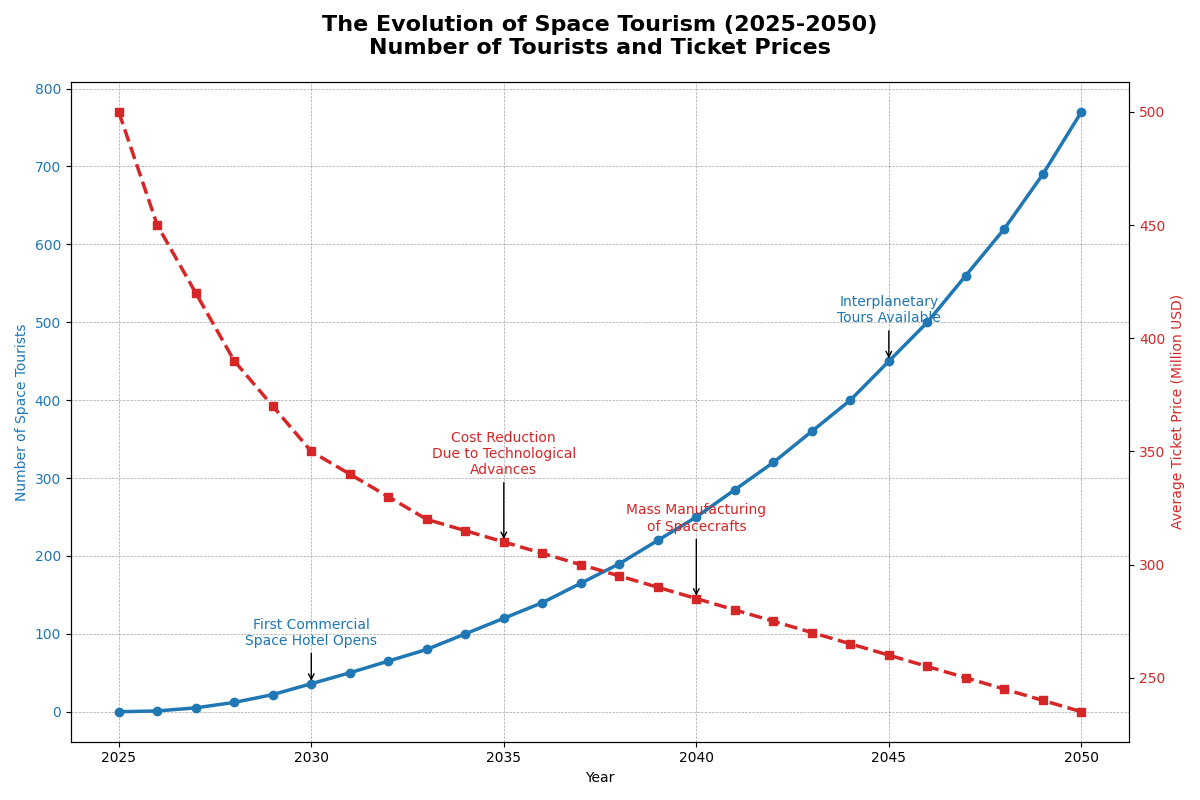

This figure's Python source:
import matplotlib.pyplot as plt
import numpy as np

# Backstory: The Evolution of Space Tourism 

# Data for years and number of space tourists
years = np.arange(2025, 2051)
num_space_tourists = [
    0, 1, 5, 12, 22, 36, 50, 65, 80, 100, 120, 140, 
    165, 190, 220, 250, 285, 320, 360, 400, 450, 
    500, 560, 620, 690, 770 
]

# Average ticket price (in millions of USD)
avg_ticket_price = [
    500, 450, 420, 390, 370, 350, 340, 330, 320, 315, 
    310, 305, 300, 295, 290, 285, 280, 275, 270, 
    265, 260, 255, 250, 245, 240, 235
]

# Create a figure with two subplots
fig, ax1 = plt.subplots(figsize=(12, 8))

# First subplot: Line plot of the number of space tourists
color1 = 'tab:blue'
ax1.set_xlabel('Year')
ax1.set_ylabel('Number of Space Tourists', color=color1)
ax1.plot(years, num_space_tourists, color=color1, linewidth=2.5, marker='o', label='Number of Tourists')
ax1.tick_params(axis='y', labelcolor=color1)

# Title and grid
ax1.set_title('The Evolution of Space Tourism (2025-2050)\nNumber of Tourists and Ticket Prices', 
              fontsize=16, fontweight='bold', pad=20)
ax1.grid(color='gray', linestyle='--', linewidth=0.5, alpha=0.7)

# Annotate significant trends
milestones_tourists = {
    2030: 'First Commercial\nSpace Hotel Opens',
    2045: 'Interplanetary\nTours Available'
}
for year, annotation in milestones_tourists.items():
    idx = years.tolist().index(year)
    tourists_val = num_space_tourists[idx]
    ax1.annotate(annotation, xy=(year, tourists_val), xytext=(year, tourists_val + 50),
                 arrowprops=dict(facecolor='tab:blue', arrowstyle='->'), fontsize=10, ha='center', color='tab:blue')

# Highlight total tourists
ax1.plot(years, num_space_tourists, label='Number of Tourists', linestyle='--', linewidth=1.5, alpha=0.7, color=color1)

# Second Y-axis: Average ticket price plot
ax2 = ax1.twinx()
color2 = 'tab:red'
ax2.set_ylabel('Average Ticket Price (Million USD)', color=color2)
ax2.plot(years, avg_ticket_price, color=color2, linewidth=2.5, linestyle='dashed', marker='s', label='Average Ticket Price')
ax2.tick_params(axis='y', labelcolor=color2)

# Annotate significant trends in ticket price
milestones_prices = {
    2035: 'Cost Reduction\nDue to Technological\nAdvances',
    2040: 'Mass Manufacturing\nof Spacecrafts'
}
for year, annotation in milestones_prices.items():
    idx = years.tolist().index(year)
    price_val = avg_ticket_price[idx]
    ax2.annotate(annotation, xy=(year, price_val), xytext=(year, price_val + 30),
                 arrowprops=dict(facecolor='tab:red', arrowstyle='->'), fontsize=10, ha='center', color='tab:red')

# Together for labeling
fig.tight_layout()

# Show the plot
plt.show()
